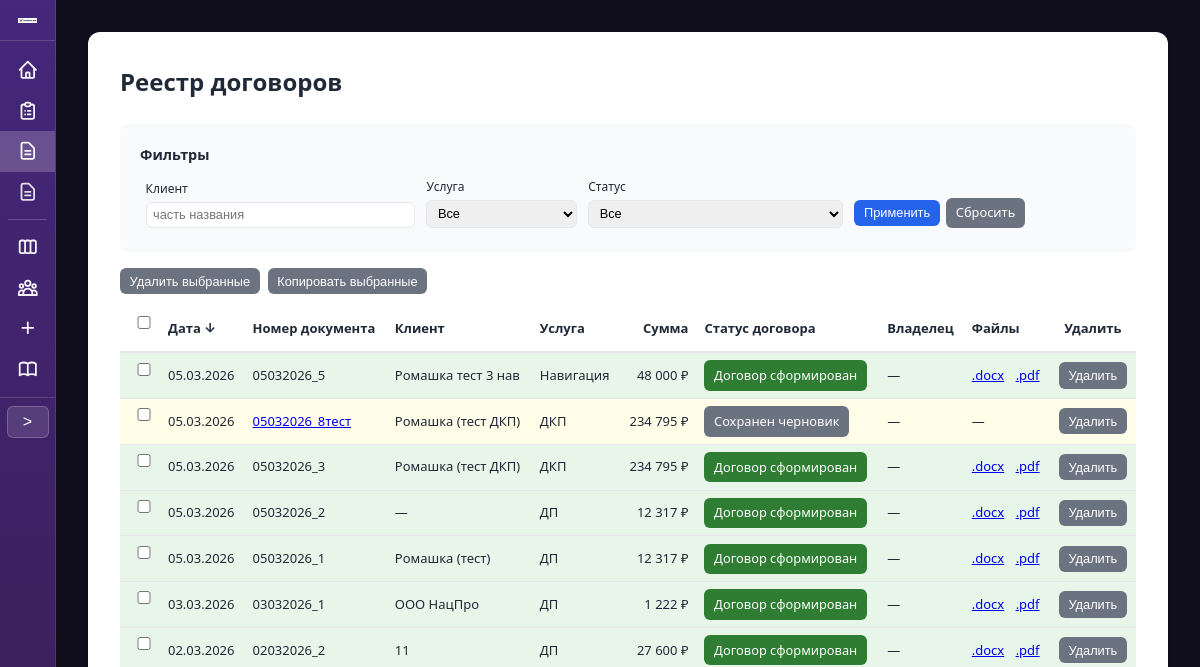
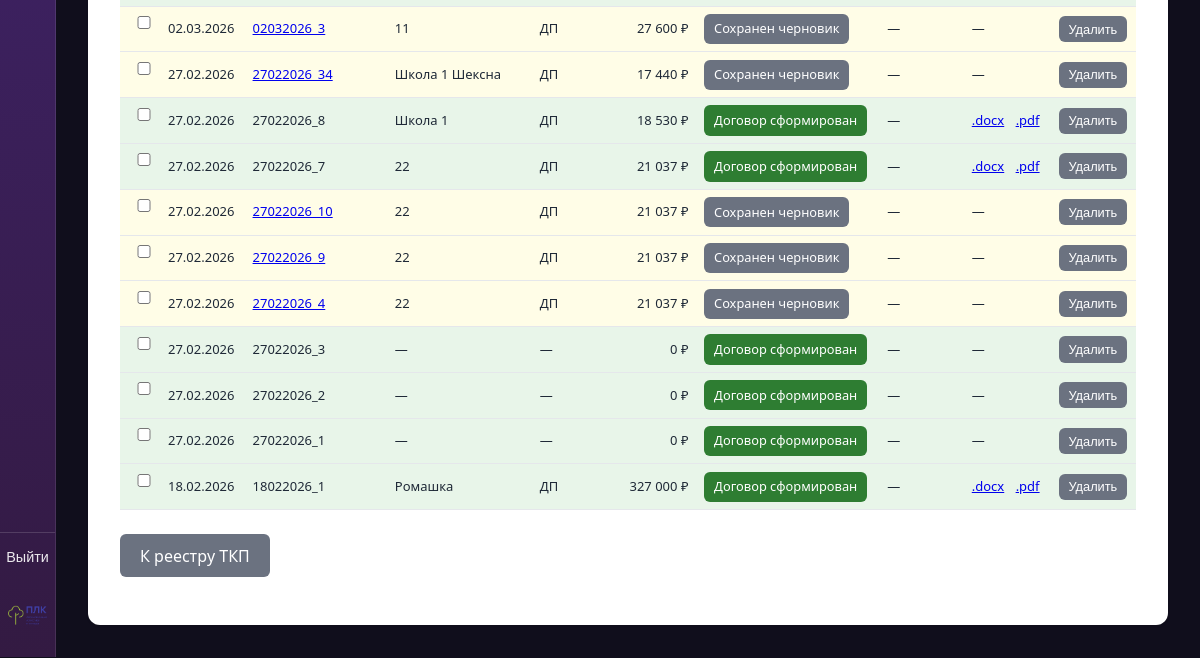
/contracts/ (signed in), run on an earlier commit of the app's database (2 pictures, top to bottom).
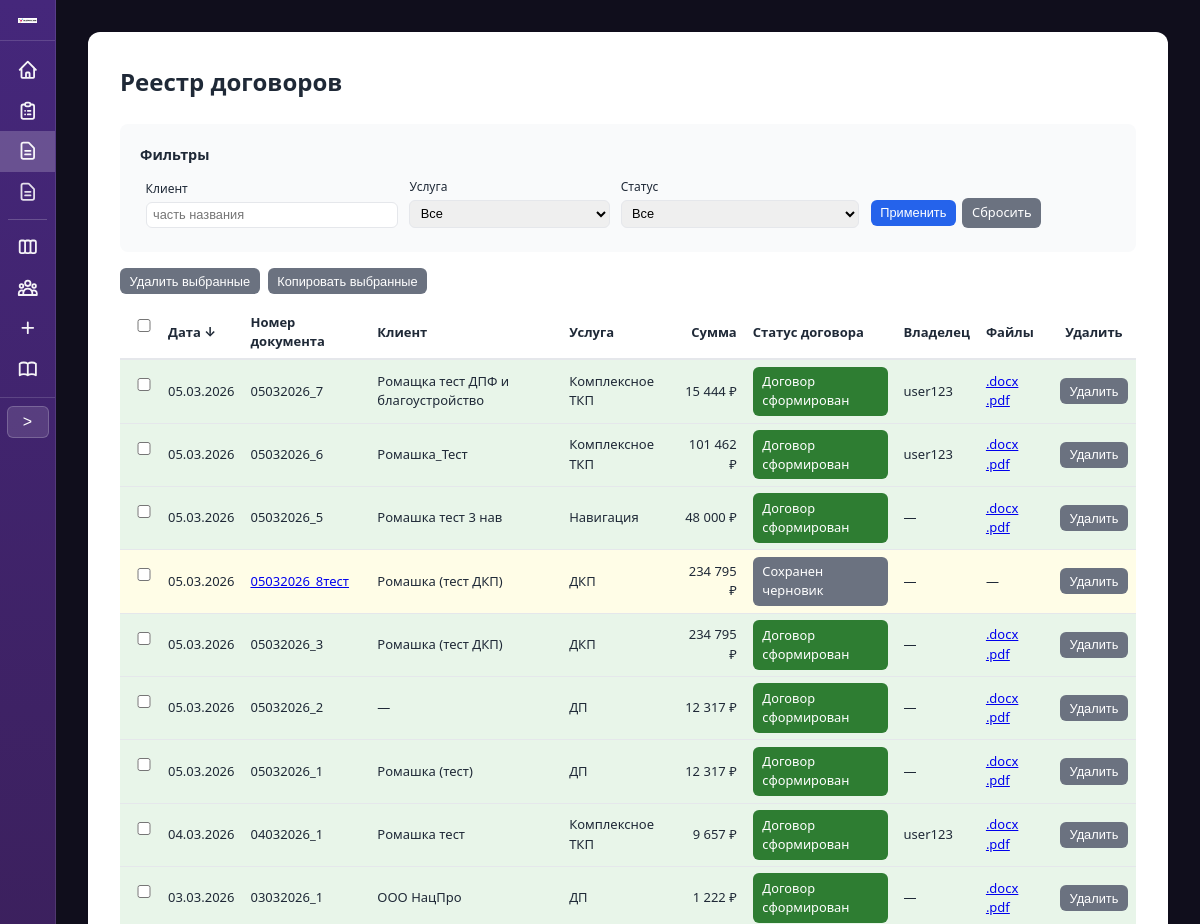
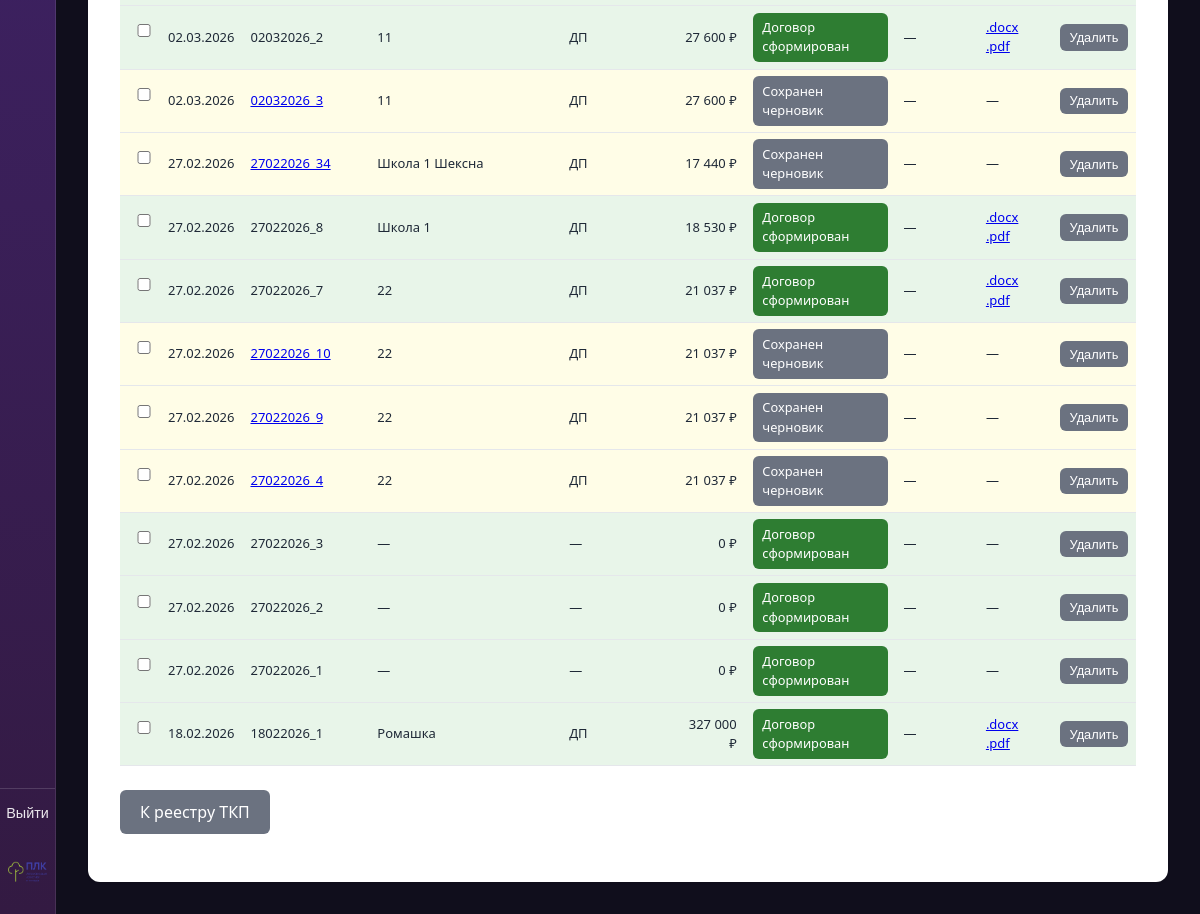
And on a later commit of the database (2 pictures, top to bottom).
### proposals/models.py (models this page shows, shortened)
class ContractRecord(models.Model):
    STATUS_DRAFT = 'draft'
    STATUS_FINAL = 'final'
    STATUS_CHOICES = [
        (STATUS_DRAFT, 'Черновик'),
        (STATUS_FINAL, 'Итоговый'),
    ]
    date = models.DateField('Дата договора')
    number = models.CharField('Номер договора', max_length=50, unique=True)
    status = models.CharField('Статус', max_length=20, choices=STATUS_CHOICES, default=STATUS_FINAL)
    tkp = models.ForeignKey(
        TKPRecord,
        on_delete=models.SET_NULL,
        null=True,
        blank=True,
        verbose_name='ТКП',
        related_name='contracts',
    )
    counterparty = models.ForeignKey(
        Counterparty,
        on_delete=models.SET_NULL,
        null=True,
        blank=True,
        verbose_name='Контрагент',
    )
    client = models.CharField('Клиент', max_length=500, blank=True)
    service = models.CharField('Услуга', max_length=255, blank=True)
    sum_total = models.DecimalField('Сумма', max_digits=15, decimal_places=2, default=0)
    docx_file = models.CharField('Файл DOCX', max_length=255, blank=True)
    pdf_file = models.CharField('Файл PDF', max_length=255, blank=True)
    contract_snapshot = models.JSONField('Снимок реквизитов', null=True, blank=True)
    created_at = models.DateTimeField('Создано', auto_now_add=True)
    created_by = models.ForeignKey(
        settings.AUTH_USER_MODEL,
        on_delete=models.SET_NULL,
        null=True,
        blank=True,
        related_name='created_contract_records',
        verbose_name='Владелец',
    )
    class Meta:
        verbose_name = 'Запись договора'
        verbose_name_plural = 'Записи договоров'
        ordering = ['-created_at']

### proposals/views.py (the view, shortened to what this page needs)
# urls.py: path('contracts/', views.contract_table_view, name='contract_table'),
@login_required
@require_http_methods(['GET', 'POST'])
def contract_table_view(request):
    records = ContractRecord.objects.select_related('tkp', 'counterparty', 'created_by')
    client = request.GET.get('client', '').strip()
    service = request.GET.get('service', '').strip()
    status_filter = request.GET.get('status', '').strip().lower()
    if client:
        records = records.filter(client__icontains=client)
    if service:
        records = records.filter(service=service)
    if status_filter == 'draft':
        records = records.filter(status=ContractRecord.STATUS_DRAFT)
    elif status_filter == 'final':
        records = records.filter(status=ContractRecord.STATUS_FINAL)
    sort_col = request.GET.get('sort', '').strip().lower()
    order = request.GET.get('order', 'desc').strip().lower()
    if order not in ('asc', 'desc'):
        order = 'desc'
    order_prefix = '' if order == 'asc' else '-'
    allowed_sort = {'date': 'date', 'number': 'number', 'client': 'client', 'service': 'service', 'sum_total': 'sum_total', 'status': 'status'}
    if sort_col in allowed_sort:
        field = allowed_sort[sort_col]
        if field == 'status':
            records = records.order_by(f'{order_prefix}status', '-date', '-created_at')
        else:
            records = records.order_by(f'{order_prefix}{field}', '-created_at')
    else:
        records = records.order_by('-date', '-created_at')
    services_list = list(ContractRecord.objects.values_list('service', flat=True).distinct().filter(service__isnull=False).exclude(service='').order_by('service'))
    context = {
        'records': records,
        'filters': {'client': client, 'service': service, 'status': status_filter},
        'services_list': services_list,
        'sort': sort_col or 'date',
        'order': order,
    }
    return render(request, 'proposals/contract_table.html', context)

### proposals/templatetags/proposal_filters.py (called while the page is built)
@register.filter
def format_price(value):
    if value is None:
        return ''
    try:
        s = str(int(value))
    except (ValueError, TypeError):
        return str(value)
    n = len(s)
    if n <= 3:
        return s
    r = n % 3 or 3
    result = s[:r]
    for i in range(r, n, 3):
        result += ' ' + s[i:i + 3]
    return result

### proposals/templates/proposals/contract_table.html (shortened to what the changed rows need)
{% extends "proposals/base.html" %}
{% load proposal_filters %}
{% block container_extra_class %}container--wide{% endblock %}
{% block content %}
<div style="overflow-x: auto;">
<h1>Реестр договоров</h1>
<form id="bulk-form-contract" method="post" action="{% url 'proposals:contract_table' %}{% if request.GET %}?{{ request.GET.urlencode }}{% endif %}">
<table class="table-contract-list" style="width: 100%; border-collapse: collapse; margin-top: 0; font-size: 0.8125rem;">
    <thead>
        <tr style="border-bottom: 2px solid var(--border);">
            <th style="text-align: center; padding: 0.4rem 0.5rem; width: 2.5rem;"><input type="checkbox" id="contract-select-all" title="Выбрать все" aria-label="Выбрать все"></th>
            <th style="text-align: left; padding: 0.4rem 0.5rem;"><a href="?sort=date&order={% if sort == 'date' and order == 'asc' %}desc{% else %}asc{% endif %}" class="th-sort">Дата {% if sort == 'date' %}{% if order == 'asc' %}↑{% else %}↓{% endif %}{% endif %}</a></th>
            <th style="text-align: left; padding: 0.4rem 0.5rem;"><a href="?sort=number&order={% if sort == 'number' and order == 'asc' %}desc{% else %}asc{% endif %}" class="th-sort">Номер документа </a></th>
            <th style="text-align: left; padding: 0.4rem 0.5rem;"><a href="?sort=client&order={% if sort == 'client' and order == 'asc' %}desc{% else %}asc{% endif %}" class="th-sort">Клиент </a></th>
            <th style="text-align: left; padding: 0.4rem 0.5rem;"><a href="?sort=service&order={% if sort == 'service' and order == 'asc' %}desc{% else %}asc{% endif %}" class="th-sort">Услуга </a></th>
            <th style="text-align: right; padding: 0.4rem 0.5rem;"><a href="?sort=sum_total&order={% if sort == 'sum_total' and order == 'asc' %}desc{% else %}asc{% endif %}" class="th-sort">Сумма </a></th>
            <th style="text-align: left; padding: 0.4rem 0.5rem;"><a href="?sort=status&order={% if sort == 'status' and order == 'asc' %}desc{% else %}asc{% endif %}" class="th-sort">Статус договора </a></th>
            <th style="text-align: left; padding: 0.4rem 0.5rem;">Владелец</th>
            <th style="text-align: left; padding: 0.4rem 0.5rem;">Файлы</th>
            <th style="text-align: center; padding: 0.4rem 0.5rem;">Удалить</th>
        </tr>
    </thead>
    <tbody>
        {% for r in records %}
        <tr style="border-bottom: 1px solid var(--border);" class="{% if r.status == 'draft' %}contract-row-draft{% else %}contract-row-with-contract{% endif %}">
            <td style="padding: 0.4rem 0.5rem; text-align: center;"><input type="checkbox" name="ids" value="{{ r.pk }}" form="bulk-form-contract" class="contract-row-cb"></td>
            <td style="padding: 0.4rem 0.5rem;">{{ r.date|date:"d.m.Y" }}</td>
            <td style="padding: 0.4rem 0.5rem;">
                {% if r.status == 'draft' and r.tkp_id %}
                <a href="{% url 'proposals:contract_form' r.tkp_id %}?contract_draft_id={{ r.pk }}">{{ r.number }}</a>
                {% else %}
                {{ r.number }}
                {% endif %}
            </td>
            <td style="padding: 0.4rem 0.5rem;">{{ r.client|default:"—" }}</td>
            <td style="padding: 0.4rem 0.5rem;">{{ r.service|default:"—" }}</td>
            <td style="padding: 0.4rem 0.5rem; text-align: right;">{{ r.sum_total|format_price }} ₽</td>
            <td style="padding: 0.4rem 0.5rem;">
                {% if r.status == 'draft' %}
                <a href="#" class="btn btn-sm btn-contract-draft btn-contract-card-trigger" data-contract-card="{% url 'proposals:contract_card' r.pk %}">Сохранен черновик</a>
                {% else %}
                <a href="#" class="btn btn-sm btn-contract-done btn-contract-card-trigger" data-contract-card="{% url 'proposals:contract_card' r.pk %}">Договор сформирован</a>
                {% endif %}
            </td>
            <td style="padding: 0.4rem 0.5rem;">{% if r.created_by %}{{ r.created_by.get_full_name|default:r.created_by.username }}{% else %}—{% endif %}</td>
            <td style="padding: 0.4rem 0.5rem;">
                {% if r.docx_file and r.pdf_file %}
                <a href="{% url 'proposals:contract_download' r.pk 'docx' %}" class="table-file-link">.docx</a>
                <a href="{% url 'proposals:contract_download' r.pk 'pdf' %}" class="table-file-link">.pdf</a>
                {% else %}
                —
                {% endif %}
            </td>
            <td style="padding: 0.4rem 0.5rem; text-align: center;">
                <form method="post" action="{% url 'proposals:contract_table' %}{% if request.GET %}?{{ request.GET.urlencode }}{% endif %}" style="display: inline;" onsubmit="return confirm('Удалить эту запись договора и файлы?');">
                    <button type="submit" class="btn btn-secondary btn-sm">Удалить</button>
                </form>
            </td>
        </tr>
        {% empty %}
        <tr>
            <td colspan="11" style="padding: 0.75rem; color: var(--text-muted); font-size: 0.8125rem;">Нет договоров</td>
        </tr>
        {% endfor %}
    </tbody>
</table>
</form>
</div>
{% endblock %}

What changed in the data, as far as the page shows it:
added ContractRecord: date "05.03.2026", number "05032026_7", client "Ромащка тест ДПФ и благоустройство", service "Комплексное ТКП", sum_total "15 444", status "Договор сформирован", created_by.get_full_name "user123", docx_file ".docx"
added ContractRecord: date "05.03.2026", number "05032026_6", client "Ромашка_Тест", service "Комплексное ТКП", sum_total "101 462", status "Договор сформирован", created_by.get_full_name "user123", docx_file ".docx"
added ContractRecord: date "04.03.2026", number "04032026_1", client "Ромашка тест", service "Комплексное ТКП", sum_total "9 657", status "Договор сформирован", created_by.get_full_name "user123", docx_file ".docx"
